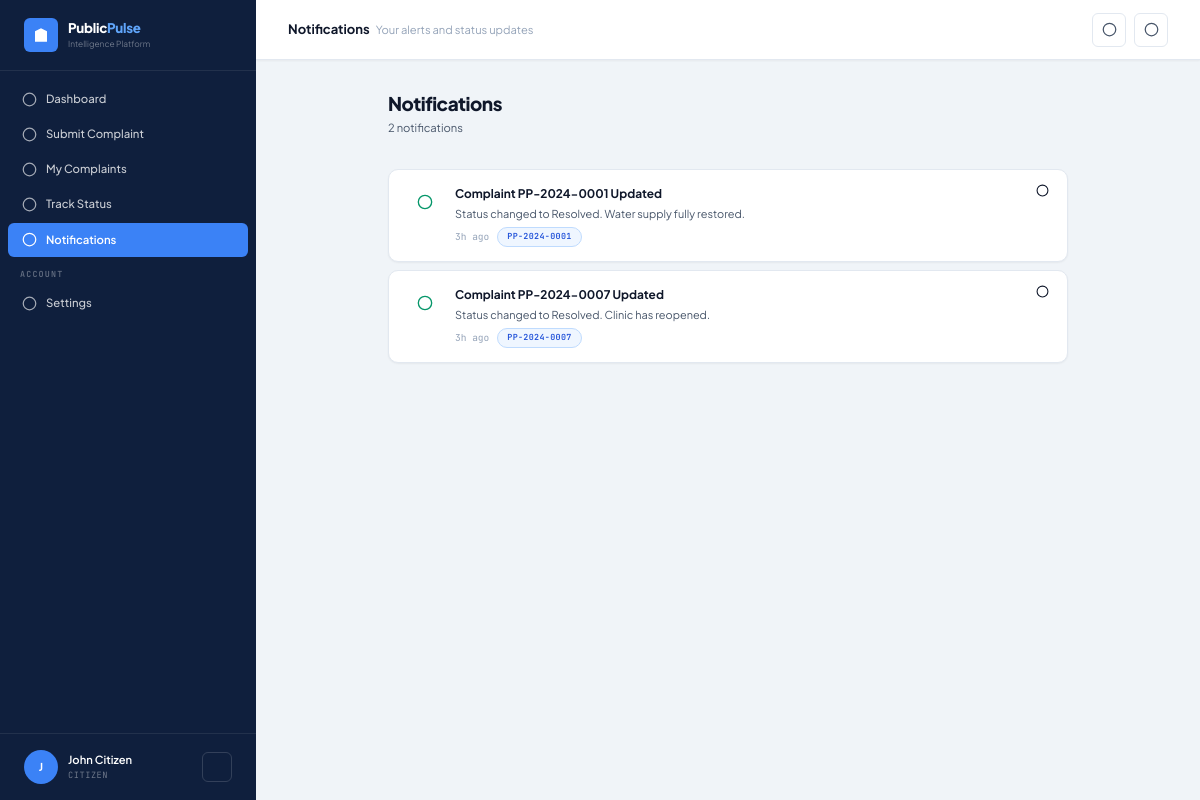
Screenshot of /citizen/notifications.php (signed in) with the database file from the repository.
### tables this page shows
CREATE TABLE `users` (
  `id` int(10) UNSIGNED NOT NULL,
  `name` varchar(120) NOT NULL,
  `email` varchar(180) NOT NULL,
  `password` varchar(255) NOT NULL,
  `role` enum('citizen','admin','analyst') NOT NULL DEFAULT 'citizen',
  `phone` varchar(20) DEFAULT NULL,
  `ward` varchar(100) DEFAULT NULL,
  `is_active` tinyint(1) NOT NULL DEFAULT 1,
  `created_at` datetime NOT NULL DEFAULT current_timestamp(),
  `updated_at` datetime NOT NULL DEFAULT current_timestamp() ON UPDATE current_timestamp()
);

CREATE TABLE `notifications` (
  `id` int(10) UNSIGNED NOT NULL,
  `user_id` int(10) UNSIGNED NOT NULL,
  `complaint_id` int(10) UNSIGNED DEFAULT NULL,
  `type` varchar(60) NOT NULL,
  `title` varchar(255) NOT NULL,
  `message` text NOT NULL,
  `is_read` tinyint(1) NOT NULL DEFAULT 0,
  `created_at` datetime NOT NULL DEFAULT current_timestamp()
);

CREATE TABLE `complaints` (
  `id` int(10) UNSIGNED NOT NULL,
  `reference_no` varchar(20) NOT NULL,
  `user_id` int(10) UNSIGNED NOT NULL,
  `category_id` int(10) UNSIGNED NOT NULL,
  `title` varchar(255) NOT NULL,
  `description` text NOT NULL,
  `location` varchar(255) DEFAULT NULL,
  `latitude` decimal(10,8) DEFAULT NULL,
  `longitude` decimal(11,8) DEFAULT NULL,
  `ward` varchar(100) DEFAULT NULL,
  `status` enum('submitted','in_review','in_progress','resolved','closed') NOT NULL DEFAULT 'submitted',
  `priority` enum('low','medium','high','critical') NOT NULL DEFAULT 'medium',
  `assigned_to` int(10) UNSIGNED DEFAULT NULL,
  `image_path` varchar(255) DEFAULT NULL,
  `ai_score` tinyint(3) UNSIGNED DEFAULT NULL,
  `ai_flags` longtext DEFAULT NULL CHECK (json_valid(`ai_flags`)),
  `created_at` datetime NOT NULL DEFAULT current_timestamp(),
  `updated_at` datetime NOT NULL DEFAULT current_timestamp() ON UPDATE current_timestamp()
);

### includes/functions.php (called while the page is built, shortened)
<?php
require_once __DIR__ . '/config.php';
function isLoggedIn(): bool
{
    return true;
}
function currentUser(): ?array
{
    $cache = Database::fetchOne(
        'SELECT id,name,email,role,ward,phone,is_active,created_at,updated_at FROM users WHERE id=? AND is_active=1',
        [$_SESSION['user_id']]
    );
    return $cache;
}
function csrfToken(): string
{
    return $_SESSION['csrf_token'];
}
function timeAgo(string $datetime): string
{
    $diff = time() - strtotime($datetime);
    if ($diff < 86400)  return (int)($diff/3600)  . 'h ago';
    return date('d M Y', strtotime($datetime));
}
function getUnreadCount(int $userId): int
{
    return (int)Database::fetchScalar('SELECT COUNT(*) FROM notifications WHERE user_id=? AND is_read=0', [$userId]);
}

### includes/config.php (called while the page is built, shortened)
<?php
class Database
{
    private static ?PDO $instance = null;
    public static function getInstance(): PDO
    {
        if (self::$instance === null) {
            $dsn = sprintf('mysql:host=%s;dbname=%s;charset=%s', DB_HOST, DB_NAME, DB_CHARSET);
            $opts = [
                PDO::ATTR_ERRMODE            => PDO::ERRMODE_EXCEPTION,
                PDO::ATTR_DEFAULT_FETCH_MODE => PDO::FETCH_ASSOC,
                PDO::ATTR_EMULATE_PREPARES   => false,
                PDO::MYSQL_ATTR_INIT_COMMAND => "SET NAMES utf8mb4 COLLATE utf8mb4_unicode_ci, time_zone='+00:00'",
            ];
            try {
                self::$instance = new PDO($dsn, DB_USER, DB_PASS, $opts);
            } catch (PDOException $e) {
                error_log('[PublicPulse] DB Error: ' . $e->getMessage());
                http_response_code(503);
                die('Service temporarily unavailable. Please try again later.');
            }
        }
        return self::$instance;
    }
    public static function fetchAll(string $sql, array $p = []): array
    {
        $s = self::getInstance()->prepare($sql);
        $s->execute($p);
        return $s->fetchAll();
    }
    public static function fetchOne(string $sql, array $p = []): ?array
    {
        $s = self::getInstance()->prepare($sql);
        $s->execute($p);
        $r = $s->fetch();
        return $r ?: null;
    }
    public static function execute(string $sql, array $p = []): int
    {
        $s = self::getInstance()->prepare($sql);
        $s->execute($p);
        $id = (int)self::getInstance()->lastInsertId();
        return $id ?: $s->rowCount();
    }
    public static function fetchScalar(string $sql, array $p = []): mixed
    {
        $s = self::getInstance()->prepare($sql);
        $s->execute($p);
        return $s->fetchColumn();
    }
}

### citizen/notifications.php (the view, shortened to what this page needs)
<?php
require_once __DIR__ . '/../includes/config.php';
require_once __DIR__ . '/../includes/functions.php';
require_once __DIR__ . '/../includes/layout.php';
$user=currentUser(); $uid=$user['id'];
$notifs=Database::fetchAll('SELECT n.*,c.reference_no FROM notifications n LEFT JOIN complaints c ON c.id=n.complaint_id WHERE n.user_id=? ORDER BY n.created_at DESC LIMIT 50',[$uid]);
echo renderHead('Notifications');
echo '<div class="app-shell">';
echo renderSidebar('citizen_notif',$user);
echo '<div class="main-content">';
echo renderTopbar('Notifications','Your alerts and status updates');
?>
<div class="page-content">
  <div style="max-width:680px;margin:0 auto">
    <div class="page-header">
      <div><div class="page-title">Notifications</div><div class="page-subtitle"><?=count($notifs)?> notifications</div></div>
    </div>
    <?php if(empty($notifs)): ?>
      <div class="card"><div class="empty-state">
        <div class="empty-icon"><?=icon('bell')?></div>
        <h3>No notifications yet</h3>
        <p>You'll receive updates here when your complaints are reviewed or resolved.</p>
      </div></div>
    <?php else: ?>
      <div style="display:flex;flex-direction:column;gap:8px">
        <?php foreach($notifs as $n):
          $ic=match($n['type']){'status_update'=>'activity','new_complaint'=>'inbox',default=>'bell'};
          $col=match($n['type']){'status_update'=>'var(--success)','new_complaint'=>'var(--primary)',default=>'var(--warning)'};
          $link=$n['complaint_id']?APP_URL.'/citizen/complaint_detail.php?id='.$n['complaint_id']:'#';
        ?>
          <a href="<?=$link?>" style="display:flex;align-items:flex-start;gap:12px;padding:14px 18px;background:var(--bg-surface);border:1px solid var(--border);border-radius:var(--radius-md);text-decoration:none;color:inherit;transition:all var(--transition);box-shadow:var(--shadow-xs)"
             onmouseover="this.style.borderColor='var(--primary-light)'" onmouseout="this.style.borderColor='var(--border)'">
            <div style="width:36px;height:36px;border-radius:50%;background:<?=$col?>18;display:flex;align-items:center;justify-content:center;flex-shrink:0;color:<?=$col?>">
              <?=icon($ic)?>
            </div>
            <div style="flex:1;min-width:0">
              <div style="font-weight:700;font-size:.85rem"><?=htmlspecialchars($n['title'])?></div>
              <div style="font-size:.78rem;color:var(--text-secondary);margin-top:2px"><?=htmlspecialchars($n['message'])?></div>
              <div style="display:flex;align-items:center;gap:8px;margin-top:5px">
                <span style="font-size:.68rem;color:var(--text-muted);font-family:var(--font-mono)"><?=timeAgo($n['created_at'])?></span>
                <?php if($n['reference_no']): ?>
                  <span class="badge badge-blue" style="font-size:.6rem"><?=htmlspecialchars($n['reference_no'])?></span>
                <?php endif; ?>
              </div>
            </div>
            <?=icon('chevron-right','',13)?>
          </a>
        <?php endforeach; ?>
      </div>
    <?php endif; ?>
  </div>
</div>
<?=renderFoot()?>

### includes/layout.php (shortened to what this page needs)
<?php
require_once __DIR__ . '/icons.php';
function renderHead(string $title, array $extraCss = []): string
{
    $base   = APP_URL;
    $csrf   = csrfToken();
    $role   = $_SESSION['user_role'] ?? 'citizen';
    $extras = implode("\n", array_map(fn($h) => "<link rel=\"stylesheet\" href=\"{$h}\">", $extraCss));
    return <<<HTML
<!DOCTYPE html>
<html lang="en">
<head>
<meta charset="UTF-8">
<meta name="viewport" content="width=device-width,initial-scale=1">
<meta name="csrf-token" content="{$csrf}">
<title>{$title} — PublicPulse AI</title>
<link rel="preconnect" href="https://fonts.googleapis.com">
<link rel="preconnect" href="https://fonts.gstatic.com" crossorigin>
<link href="https://fonts.googleapis.com/css2?family=Plus+Jakarta+Sans:wght@300;400;500;600;700;800&family=JetBrains+Mono:wght@400;500;600&display=swap" rel="stylesheet">
<link rel="stylesheet" href="{$base}/assets/css/app.css">
{$extras}
<script src="https://cdn.jsdelivr.net/npm/chart.js@4.4.0/dist/chart.umd.min.js"></script>
<script>
  const PP_URL = '{$base}';
  const PP_ROLE = '{$role}';
</script>
</head>
<body>
HTML;
}
function renderSidebar(string $active = '', ?array $user = null): string
{
    $base  = APP_URL;
    $role  = $user['role'] ?? 'citizen';
    $name  = htmlspecialchars($user['name'] ?? 'User');
    $init  = strtoupper(mb_substr($user['name'] ?? 'U', 0, 1));
    $roles = ['admin' => 'Administrator', 'analyst' => 'Data Analyst', 'citizen' => 'Citizen'];
    $rl    = $roles[$role] ?? 'User';
    $openCount = _getSidebarOpenCount();
    $logoSvg = '<svg width="18" height="18" viewBox="0 0 24 24" fill="white" stroke="none"><path d="M3 21h18M4 21V7l8-4 8 4v14M9 21V12h6v9M9 9h1m4 0h1M9 15h1m4 0h1"/></svg>';
    $nav = '';
    if ($role === 'citizen') {
        $nav .= _navItem($base.'/citizen/dashboard.php',    'dashboard',   'Dashboard',         'citizen_dashboard',  $active);
        $nav .= _navItem($base.'/citizen/submit.php',       'plus-circle', 'Submit Complaint',  'citizen_submit',     $active);
        $nav .= _navItem($base.'/citizen/complaints.php',   'list',        'My Complaints',     'citizen_complaints', $active);
        $nav .= _navItem($base.'/citizen/track.php',        'search',      'Track Status',      'citizen_track',      $active);
        $nav .= _navItem($base.'/citizen/notifications.php','bell',        'Notifications',     'citizen_notif',      $active);
    }
    $nav .= _navSection('Account');
    $nav .= _navItem($base.'/settings.php', 'settings', 'Settings', 'settings', $active);
    return <<<HTML
<aside class="sidebar" id="appSidebar">
  <div class="sidebar-logo">
    <div class="sidebar-logo-icon">{$logoSvg}</div>
    <div>
      <div class="sidebar-logo-text">Public<span>Pulse</span></div>
      <div class="sidebar-logo-sub">Intelligence Platform</div>
    </div>
  </div>
  <nav class="sidebar-nav">{$nav}</nav>
  <div class="sidebar-footer">
    <div class="sidebar-user">
      <div class="avatar">{$init}</div>
      <div class="user-meta" style="flex:1;min-width:0">
        <div class="user-name">{$name}</div>
        <div class="user-role">{$rl}</div>
      </div>
      <a href="{$base}/auth/logout.php" title="Sign out"
         style="width:30px;height:30px;border:1px solid rgba(255,255,255,.15);background:transparent;color:rgba(255,255,255,.6);border-radius:6px;display:flex;align-items:center;justify-content:center;flex-shrink:0;transition:all .2s;text-decoration:none"
         onmouseover="this.style.background='rgba(255,255,255,.1)'" onmouseout="this.style.background='transparent'">
        <?= icon('logout','',14) ?>
      </a>
    </div>
  </div>
</aside>
HTML;
}
function _navSection(string $label): string
{
    return "<div class=\"nav-section-label\">{$label}</div>";
}
function _navItem(string $href, string $iconName, string $label, string $key, string $active, int $badge = 0): string
{
    $isActive  = $active === $key ? 'active' : '';
    $badgeHtml = $badge > 0 ? "<span class=\"nav-badge\">{$badge}</span>" : '';
    $ic = icon($iconName);
    return "<a href=\"{$href}\" class=\"nav-item {$isActive}\">{$ic} {$label}{$badgeHtml}</a>";
}
function _getSidebarOpenCount(): int
{
    try {
        return (int)Database::fetchScalar("SELECT COUNT(*) FROM complaints WHERE status NOT IN ('resolved','closed')");
    } catch (\Throwable $e) { return 0; }
}
function renderTopbar(string $title, string $subtitle = '', array $actions = []): string
{
    $base   = APP_URL;
    $uid    = $_SESSION['user_id'] ?? 0;
    $unread = 0;
    $notifHtml = '<div style="padding:20px;text-align:center;color:var(--text-muted);font-size:.82rem">No notifications</div>';
    if ($uid) {
        try {
            $unread  = getUnreadCount($uid);
            $notifs  = Database::fetchAll(
                'SELECT n.*,c.reference_no FROM notifications n LEFT JOIN complaints c ON c.id=n.complaint_id WHERE n.user_id=? ORDER BY n.is_read ASC, n.created_at DESC LIMIT 6',
                [$uid]
            );
            if ($notifs) {
                $notifHtml = '';
                $role = $_SESSION['user_role'] ?? 'citizen';
                foreach ($notifs as $n) {
                    $unreadCls = !$n['is_read'] ? 'unread' : '';
                    $dotStyle  = !$n['is_read'] ? '' : 'style="background:#cbd5e1"';
                    $link      = '#';
                    if ($n['complaint_id']) {
                        $link = $role === 'citizen'
                            ? "{$base}/citizen/complaint_detail.php?id={$n['complaint_id']}"
                            : "{$base}/admin/complaint_view.php?id={$n['complaint_id']}";
                    }
                    $readUrl   = "{$base}/api/notifications.php?read={$n['id']}&redirect=" . urlencode($link);
                    $title_esc = htmlspecialchars($n['title']);
                    $msg_esc   = htmlspecialchars(mb_substr($n['message'], 0, 72)) . (mb_strlen($n['message']) > 72 ? '...' : '');
                    $time_esc  = timeAgo($n['created_at']);
                    $ref       = $n['reference_no'] ? "<span class=\"badge badge-blue\" style=\"font-size:.58rem\">{$n['reference_no']}</span>" : '';
                    $notifHtml .= <<<HTML
<a href="{$readUrl}" class="notif-item {$unreadCls}">
  <div class="notif-dot" {$dotStyle}></div>
  <div>
    <div class="notif-item-title">{$title_esc}</div>
    <div class="notif-item-msg">{$msg_esc}</div>
    <div class="notif-item-time" style="display:flex;align-items:center;gap:6px;margin-top:3px">{$time_esc} {$ref}</div>
  </div>
</a>
HTML;
                }
            }
        } catch (\Throwable $e) {}
    }
    $badgeDsp  = $unread > 0 ? 'flex' : 'none';
    $badgeNum  = $unread;
    $role      = $_SESSION['user_role'] ?? 'citizen';
    $allHref   = $role === 'citizen' ? "{$base}/citizen/notifications.php" : "{$base}/admin/notifications.php";
    $markAllUrl= "{$base}/api/notifications.php?mark_all_read=1";
    $actionHtml = '';
    $menuIc = icon('menu');
    $bellIc = icon('bell');
    $settIc = icon('settings');
    $title_esc = htmlspecialchars($title);
    $sub_esc   = htmlspecialchars($subtitle);
    return <<<HTML
<header class="topbar">
  <button id="sidebarToggle" class="icon-btn" style="display:none" aria-label="Menu">{$menuIc}</button>
  <div class="topbar-title">{$title_esc}<span>{$sub_esc}</span></div>
  <div class="topbar-actions">
    {$actionHtml}
    <div class="notif-wrapper" style="position:relative">
      <button class="icon-btn" id="notifBtn" title="Notifications" aria-label="Notifications">
        {$bellIc}
        <span class="notif-badge" id="notifBadge" style="display:{$badgeDsp}">{$badgeNum}</span>
      </button>
      <div class="notif-dropdown" id="notifDropdown">
        <div class="notif-header">
          <h4>Notifications</h4>
          <a href="{$allHref}" style="font-size:.75rem;color:var(--primary);font-weight:600">View all</a>
        </div>
        <div class="notif-list" id="notifList">{$notifHtml}</div>
        <div class="notif-footer">
          <a href="{$markAllUrl}" id="markAllBtn">Mark all as read</a>
        </div>
      </div>
    </div>
    <a href="{$base}/settings.php" class="icon-btn" title="Settings">{$settIc}</a>
  </div>
</header>
HTML;
}
function renderFoot(array $extraJs = []): string
{
    $base    = APP_URL;
    $scripts = implode("\n", array_map(fn($s) => "<script src=\"{$s}\"></script>", $extraJs));
    return <<<HTML
<script src="{$base}/assets/js/app.js"></script>
{$scripts}
</body></html>
HTML;
}

### includes/icons.php (shortened to what this page needs)
<?php
function icon(string $name, string $extraStyle = '', int $size = 16): string
{
    $s = "width=\"{$size}\" height=\"{$size}\"";
    $v = 'viewBox="0 0 24 24"';
    $f = 'fill="none" stroke="currentColor" stroke-width="2" stroke-linecap="round" stroke-linejoin="round"';
    $st = $extraStyle ? " style=\"{$extraStyle}\"" : '';
    $p = $paths[$name] ?? '<circle cx="12" cy="12" r="10"/>';
    return "<svg {$s} {$v} {$f}{$st}>{$p}</svg>";
}

### rows the page displays
users: name "J", role "CITIZEN"
notifications: title "Complaint PP-2024-0001 Updated", message "Status changed to Resolved. Water supply fully restored.", created_at "3h ago", complaint.reference_no "PP-2024-0001"
notifications: title "Complaint PP-2024-0007 Updated", message "Status changed to Resolved. Clinic has reopened.", created_at "3h ago", complaint.reference_no "PP-2024-0007"

### other values shown
$label "Dashboard Submit Complaint My Complaints Track Status Notifications Settings"
$label "ACCOUNT"
$name "John Citizen"
$title_esc "Notifications"
$sub_esc "Your alerts and status updates"
count($notifs) "2"
